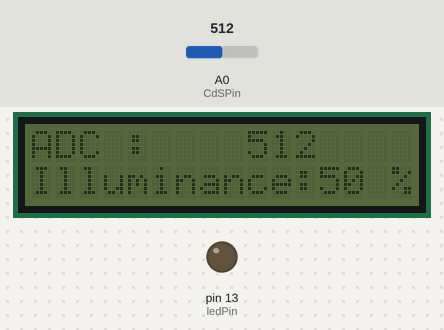
This sketch was run on a simulated Arduino Uno, built with avr-gcc and run on an emulated ATmega328P. Parts: 16×2 character LCD, output pins drawn as LEDs (lit = HIGH). The inputs (shaded band) are chosen by the test bench; at power-on: A0 (CdSPin) = 512.

Above: at 4.3 s.
4.4 s: A0 (CdSPin) set to 529
At 6.6 s:
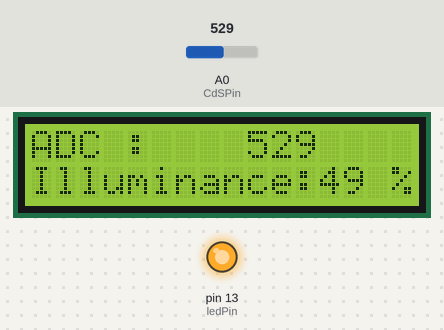
6.9 s: A0 (CdSPin) set to 511
At 8.2 s:
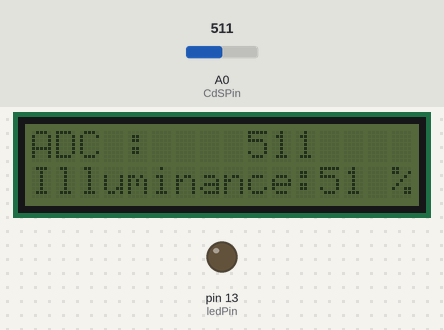
9.1 s: A0 (CdSPin) set to 306
At 11.0 s:
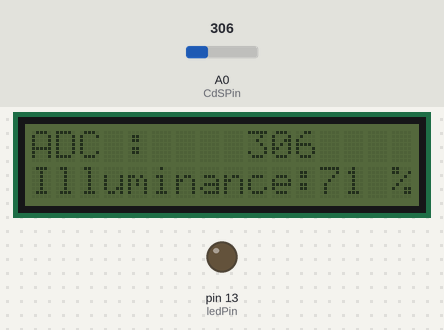
Timing chart, 0 to 12.5 s (numbered marks = the images above; inputs shaded):
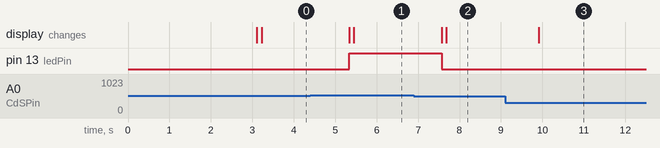

The sketch:

AR14_cds_project.ino.ino
```cpp
/*

 예제 6.2

 빛 입력

*/
// I2C 통신 라이브러리 설정

#include <Wire.h>
// I2C LCD 라리브러리 설정
#include <LiquidCrystal_I2C.h>

// LCD I2C address 설정: 0x3F or 0x27
LiquidCrystal_I2C lcd(0x27,16,2);
// 0번 아날로그핀을 CdS 셀 입력으로 설정한다.
const int CdSPin = 0;
const int ledPin=13;
void setup() {
 pinMode(ledPin,OUTPUT);
 Serial.begin(9600);


// 16X2 LCD 모듈 설정하고 백라이트를 켠다.
lcd.init(); // LCD 설정
lcd.backlight();
// 메세지를 표시한다.
lcd.print("ex 6.2");
lcd.setCursor(0,1);
lcd.print("CdS Cell Test");
// 3초동안 메세지를 표시한다.
delay(3000);


// 모든 메세지를 삭체한 뒤

// 숫자를 제외한 부분들을 미리 출력시킨다.

  lcd.clear();

  lcd.setCursor(0,0);

  lcd.print("ADC :  ");

  lcd.setCursor(0,1);

  lcd.print("Illuminance:");

  lcd.setCursor(15,1);

  lcd.print("%");


}


void loop(){


  int adcValue; // 실제 센서로부터 읽은 값 (0~1023)

  int illuminance; // 현재의 밝기. 0~100%


  // CdS cell을 통하여 입력되는 전압을 읽는다.

  adcValue = analogRead(CdSPin);

  // 아날로그 입력 값을 0~100의 범위로 변경한다.

  illuminance=map(adcValue,0,1023,100,0);

  if(illuminance<50){

    lcd.backlight();

  }

  else{

    lcd.noBacklight();

  }

if(illuminance<50){

  digitalWrite(ledPin,HIGH);

  delay(100);

}

else

{

  digitalWrite(ledPin,LOW);

   delay(100);

}

  // 전에 표시했던 내용을 지우고

  // LCD에 ADC 값과 밝기를 출력한다.

  // 지우지 않으면 이전에 표시했던 값이 남게 된다.


  // 전에 표시했던 내용을 지운다.

lcd.setCursor(9,0);

lcd.print("    ");


  // ADC 값을 표시한다

  lcd.setCursor(9,0);

  lcd.print(adcValue);


  // 전에 표시했던 내용을 지운다.

lcd.setCursor(13,1);

lcd.print("  ");


  // 밝기를 표시한다

  lcd.setCursor(12,1);

  lcd.print(illuminance);


  delay(1000);

}
```

Measured:
- the behaviour switches between 521 and 522 on A0 (CdSPin) (found by bisection; images 0 and 1)
- after the input at 4.4 s, pin 13 (ledPin): LOW → HIGH after 0.94 s; the display: first changes after 0.94 s (image 1 shows a later state)
- after the input at 6.9 s, pin 13 (ledPin): HIGH → LOW after 0.67 s; the display: first changes after 0.67 s (image 2 shows a later state)
- after the input at 9.1 s, the display: changes after 0.81 s (image 3)
